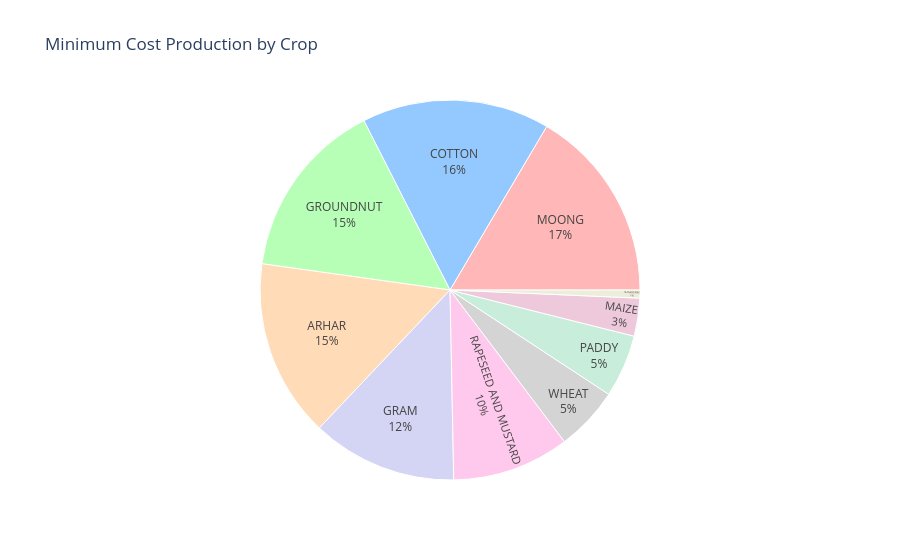

Notebook source saved alongside this figure:
### Markdown cell above
# <div style="color:white;display: inline-block;border-radius:5px;background-color:#9DCDD1;font-family:Nexa;overflow:hidden"><p style="padding:20px;color:white;overflow:hidden;font-size:100%;letter-spacing:0.5px;margin:0"><b> |</b> Cost of Production by Crop</p></div>

### Code cell
import plotly.graph_objects as go

# Create the sunburst chart
fig = go.Figure(go.Sunburst(
    labels=crop_df.index,
    parents=[''] * len(crop_df.index),
    values=crop_df['min_Cost_Production'],
    branchvalues='total',
    hovertemplate='<b>%{label}</b><br>Value: %{value}<br>Percentage: %{percentRoot:.1%}',
))

fig.update_traces(textinfo='label+percent root')
fig.update_layout(
    title='Minimum Cost Production by Crop',
    sunburstcolorway=['#FF9999', '#66B3FF', '#99FF99', '#FFCC99', '#C2C2F0', '#FFB3E6', '#C2C2C2', '#B3E6CC', '#E6B3CC', '#E6E6CC'],
)

# Show the sunburst chart
fig.show()

### Figure 1 — Plotly figure (JSON) as saved in the notebook; plotly's stock layout.template omitted (floating-point values rounded to 4 significant figures)
{"data": [{"branchvalues": "total", "hovertemplate": "<b>%{label}</b><br>Value: %{value}<br>Percentage: %{percentRoot:.1%}", "labels": ["ARHAR", "COTTON", "GRAM", "GROUNDNUT", "MAIZE", "MOONG", "PADDY", "RAPESEED AND MUSTARD", "SUGARCANE", "WHEAT"], "parents": ["", "", "", "", "", "", "", "", "", ""], "textinfo": "label+percent root", "type": "sunburst", "values": [1898.0, 2004.0, 1552.0, 1919.0, 404.4, 2069.0, 669.9, 1251.0, 85.79, 683.6]}], "layout": {"sunburstcolorway": ["#FF9999", "#66B3FF", "#99FF99", "#FFCC99", "#C2C2F0", "#FFB3E6", "#C2C2C2", "#B3E6CC", "#E6B3CC", "#E6E6CC"], "title": {"text": "Minimum Cost Production by Crop"}}}
